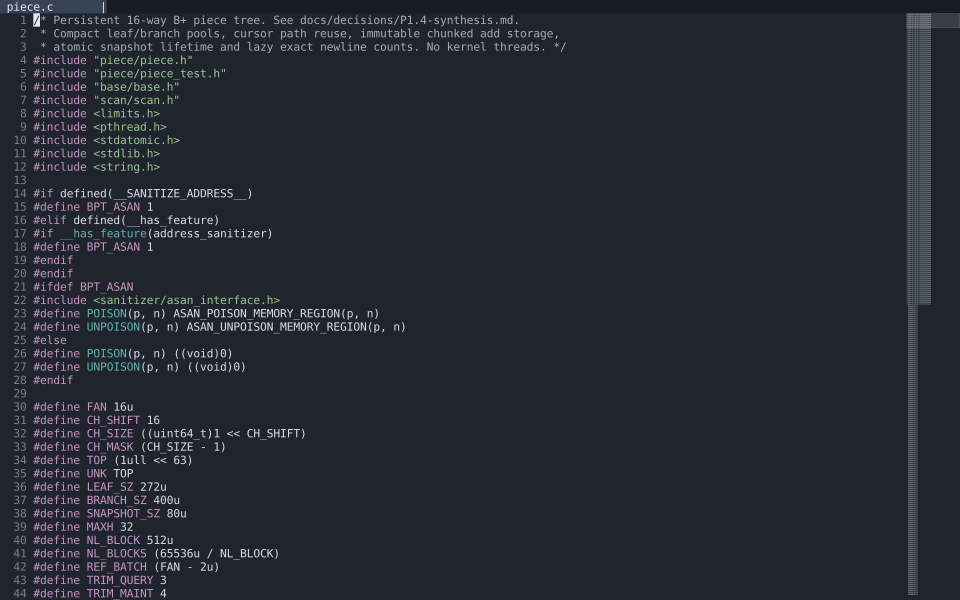
#> input picture docs/design/workups-2026-10-21/baseline.png, 2880 x 1800 px, found by its file name (shown at 1/3 size)
$ python sheet.py
#> lines starting #> are read from the running program, lines starting #| are printed output that depends on the picture
from PIL import Image, ImageDraw, ImageFont
D='/home/tobias/Projects/sublimite/docs/design/workups-2026-10-21/'
tiles=[('today (baseline.png, installed build, Xvfb 243 DPI)','baseline.png'),
('01 quiet tokens — dark','01-quiet-tokens/dark.png'),('01 quiet tokens — light','01-quiet-tokens/light.png'),
('02 calm chrome — dark','02-calm-chrome/dark.png'),('02 calm chrome — light','02-calm-chrome/light.png'),
('03 type and air — dark (Iosevka, 1.45)','03-type-and-air/dark.png'),
('04 rail — dark','04-rail/dark.png'),('05 floating — dark (palette open)','05-floating/dark.png'),None]
tw,th,lab,gap=960,600,64,24
S=Image.new('RGB',(3*tw+4*gap,3*(th+lab)+4*gap),(28,29,32)); dr=ImageDraw.Draw(S)
f=ImageFont.truetype('/usr/share/fonts/opentype/inter/Inter-Medium.otf',30)
for i,t in enumerate(tiles):
    x=gap+(i%3)*(tw+gap); y=gap+(i//3)*(th+lab+gap)
    if t is None:
        dr.text((x+10,y+20),'Ordered conservative (01) to experimental (05).',fill=(200,202,206),font=f)
        dr.text((x+10,y+70),'Each tile is the 2880x1800 PNG at one third.',fill=(156,158,164),font=f)
        dr.text((x+10,y+120),'See README.md for the costs.',fill=(156,158,164),font=f); continue
    im=Image.open(D+t[1]).convert('RGB').resize((tw,th),Image.LANCZOS)
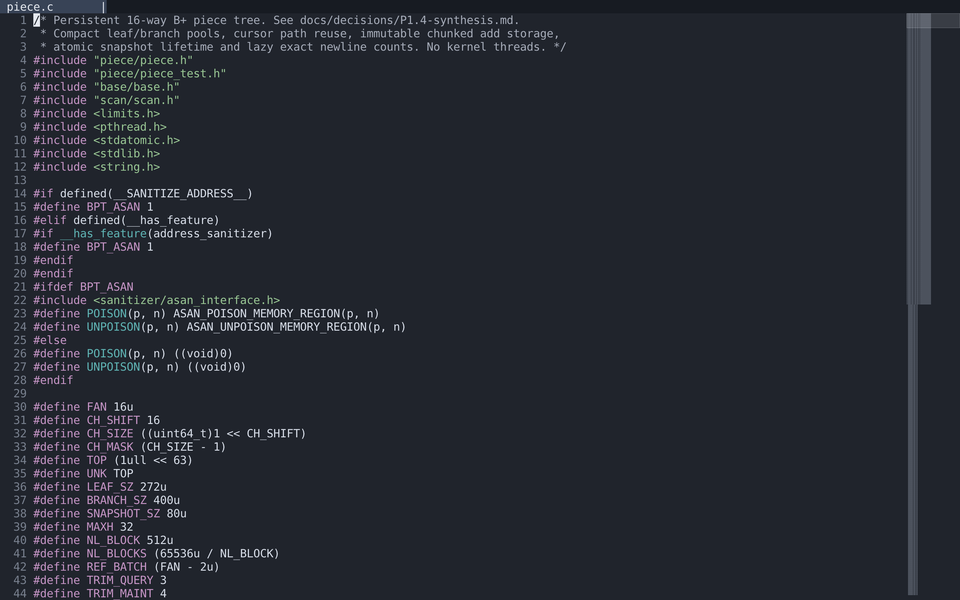
#> im: PIL image 960x600 RGB; mean R, G, B 37.1, 40.9, 49.2
    dr.text((x,y+12),t[0],fill=(220,222,226),font=f); S.paste(im,(x,y+lab))
#> after `S.paste(im, (x, y + lab))`:
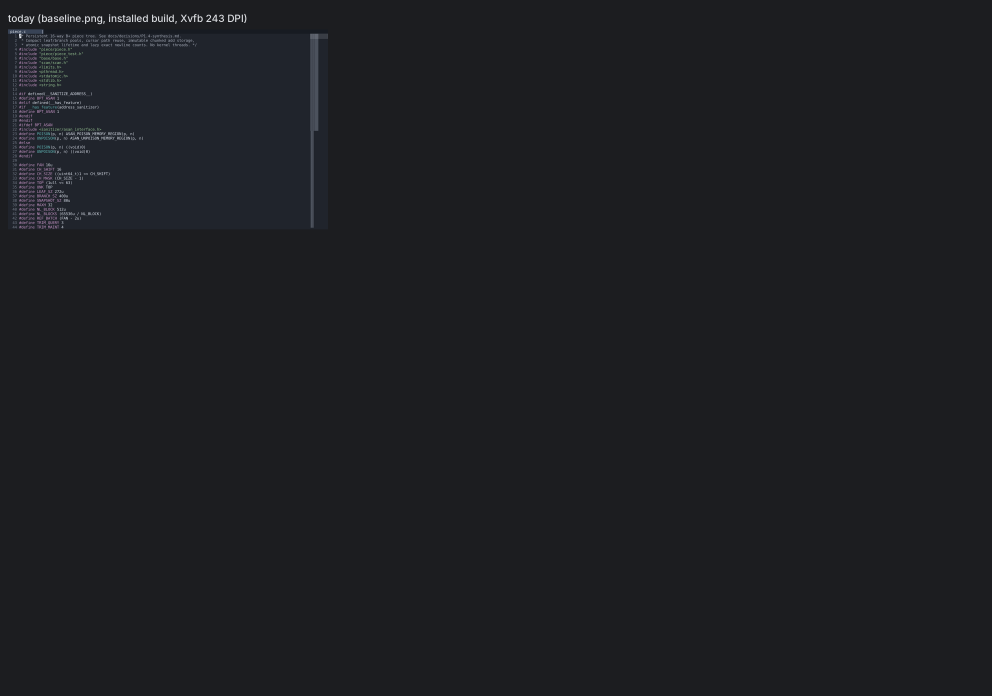
#> S: PIL image 2976x2088 RGB (shown at 1/3 size); mean R, G, B 29, 30.3, 33.8
#> pass 2 of the loop `for i,t in enumerate(tiles):`:
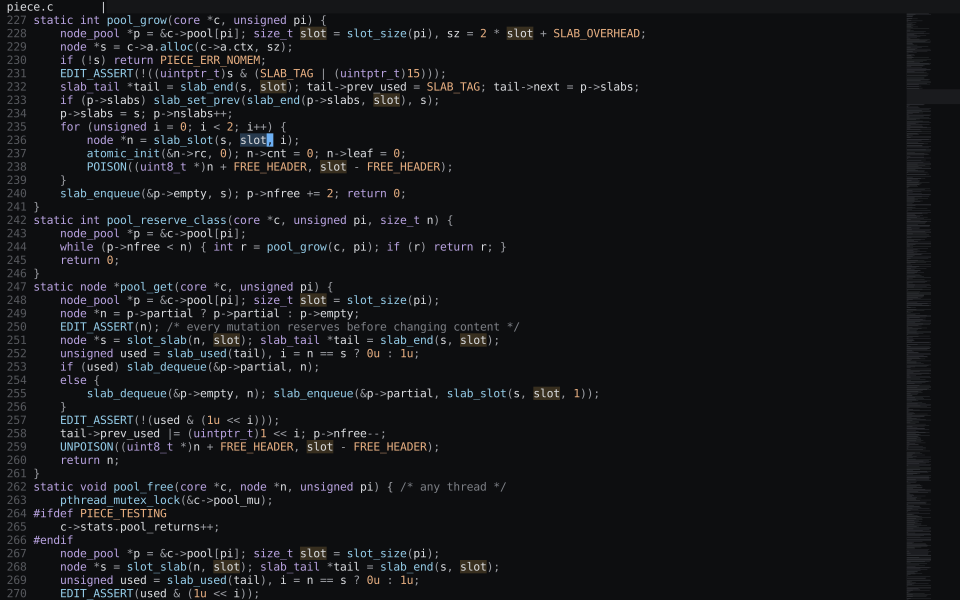
#> input picture docs/design/workups-2026-10-21/01-quiet-tokens/dark.png, 2880 x 1800 px, found by its file name (shown at 1/3 size)
#> `im=Image.open(D+t[1]).convert('RGB').resize((tw,th),Image.LANCZOS)`:
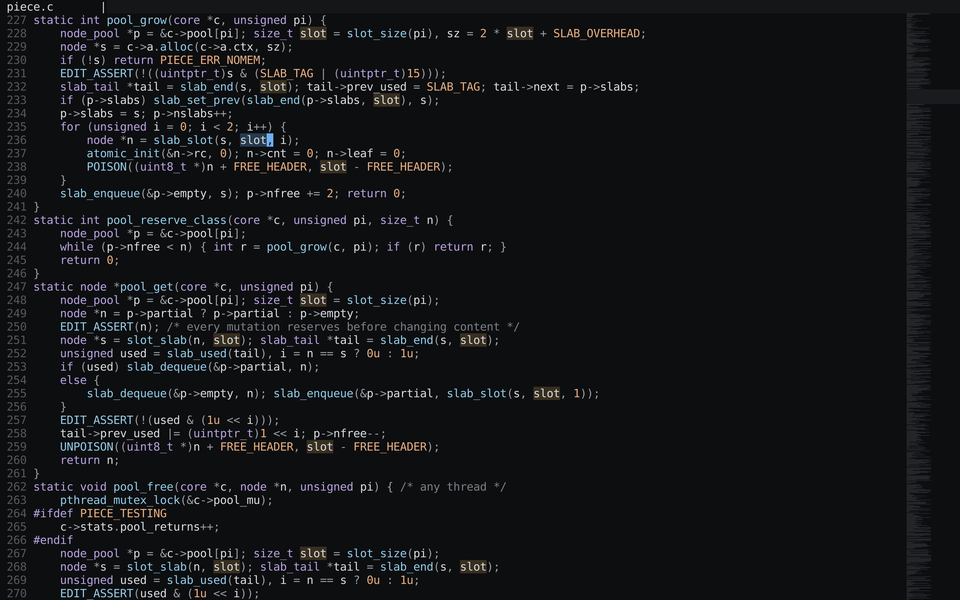
#> im: PIL image 960x600 RGB; mean R, G, B 20.4, 21.4, 23.9
#> `S.paste(im, (x, y + lab))`:
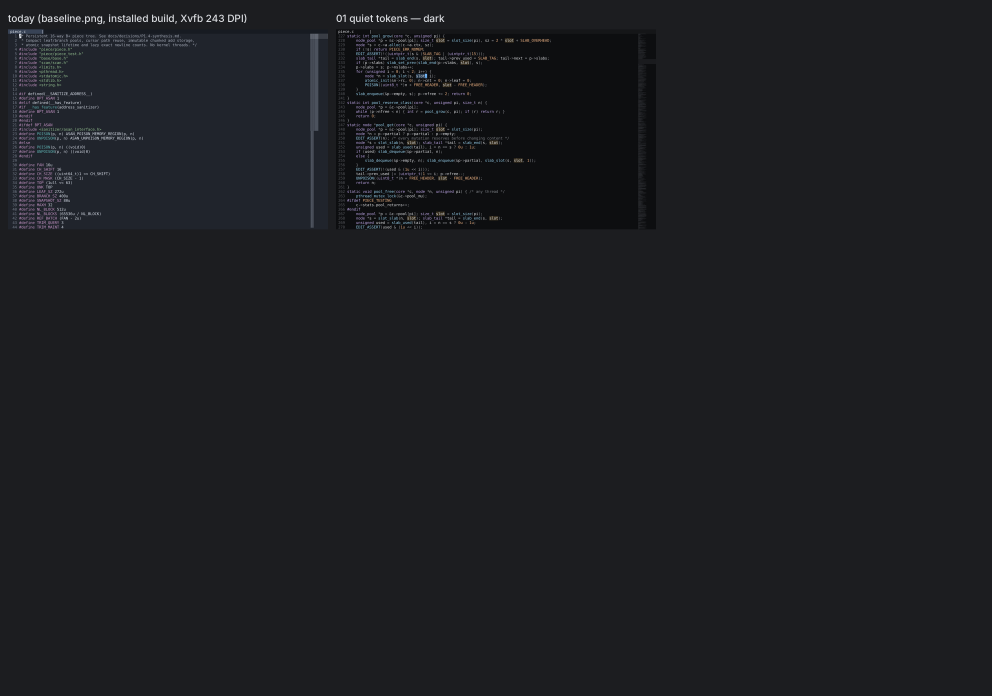
#> S: PIL image 2976x2088 RGB (shown at 1/3 size); mean R, G, B 28.4, 29.6, 33.1
#> pass 3 of the loop `for i,t in enumerate(tiles):`:
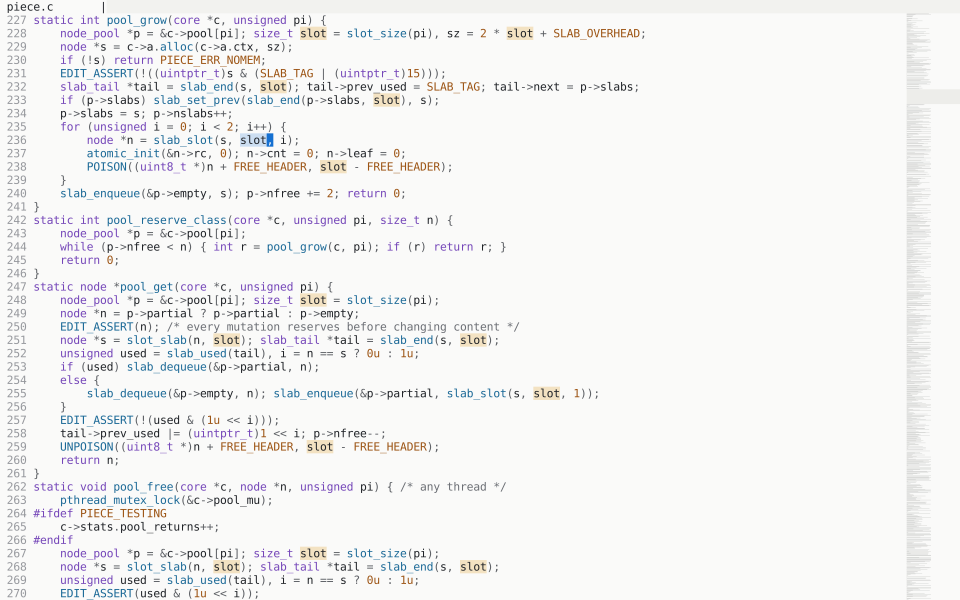
#> input picture docs/design/workups-2026-10-21/01-quiet-tokens/light.png, 2880 x 1800 px, found by its file name (shown at 1/3 size)
#> `im=Image.open(D+t[1]).convert('RGB').resize((tw,th),Image.LANCZOS)`:
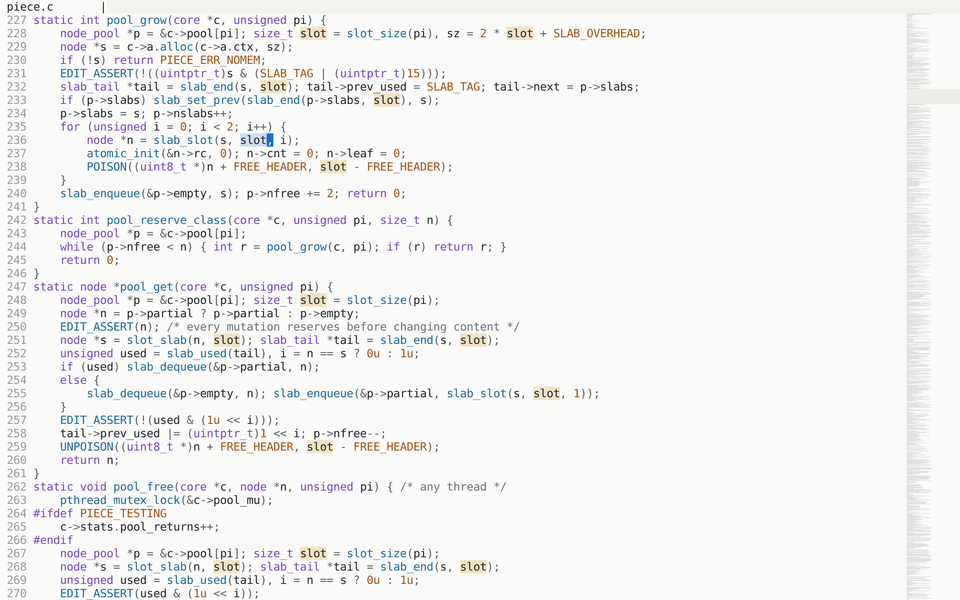
#> im: PIL image 960x600 RGB; mean R, G, B 242.2, 242.2, 242.3
#> `S.paste(im, (x, y + lab))`:
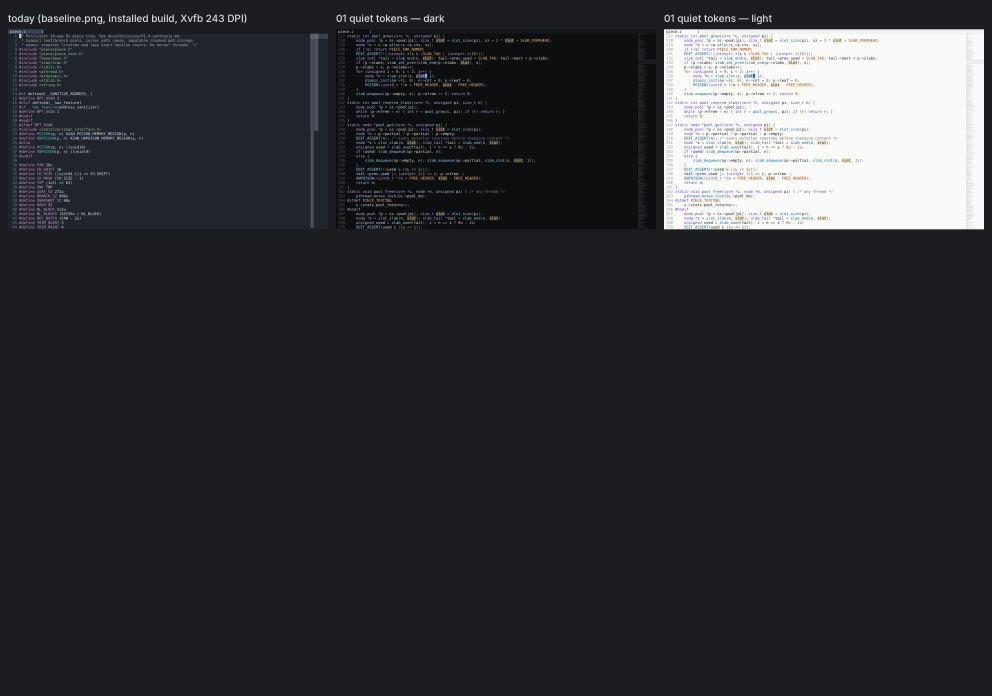
#> S: PIL image 2976x2088 RGB (shown at 1/3 size); mean R, G, B 48.3, 49.5, 52.6
#> the loop made 9 passes; the first 3 are shown
S.save(D+'contact-sheet.png'); print(S.size)
#> after `S.save(D + 'contact-sheet.png')`:
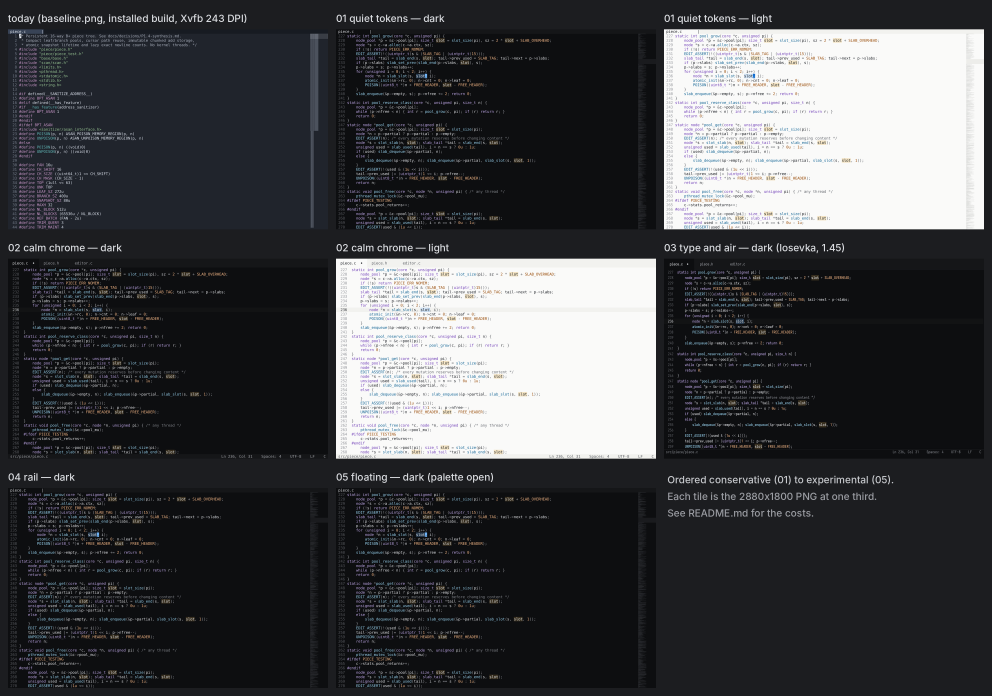
#> saved as contact-sheet.png: PIL image 2976x2088 RGB (shown at 1/3 size); mean R, G, B 65.9, 67, 69.6
